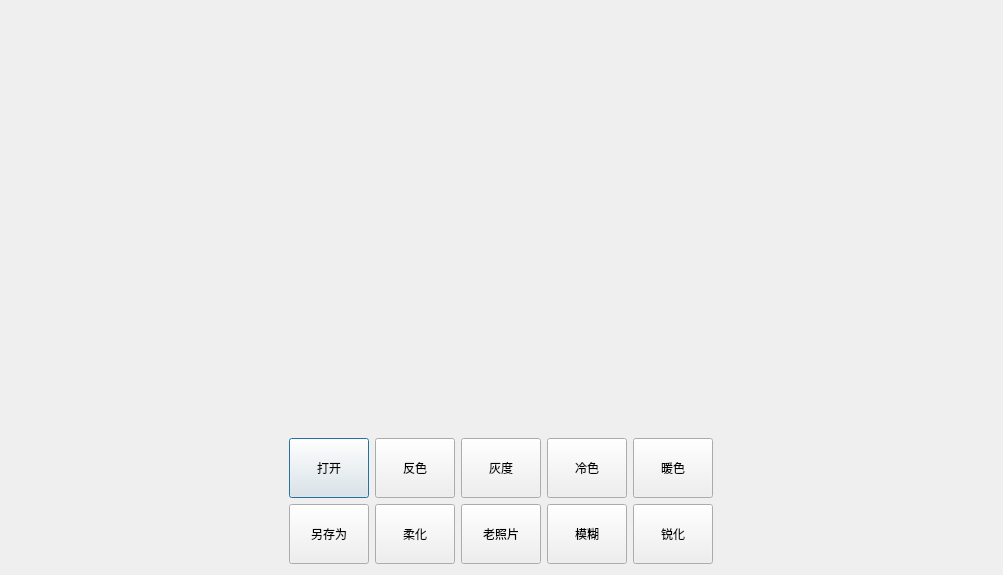
<?xml version="1.0" encoding="UTF-8"?>
<ui version="4.0">
 <class>Filter</class>
 <widget class="QDialog" name="Filter">
  <property name="geometry">
   <rect>
    <x>0</x>
    <y>0</y>
    <width>1003</width>
    <height>575</height>
   </rect>
  </property>
  <property name="minimumSize">
   <size>
    <width>900</width>
    <height>400</height>
   </size>
  </property>
  <property name="windowTitle">
   <string>Dialog</string>
  </property>
  <layout class="QGridLayout" name="gridLayout">
   <item row="0" column="0">
    <layout class="QVBoxLayout" name="verticalLayout_2">
     <item>
      <layout class="QHBoxLayout" name="horizontalLayout_3">
       <item>
        <widget class="QLabel" name="label">
         <property name="text">
          <string/>
         </property>
        </widget>
       </item>
       <item>
        <widget class="QLabel" name="label_2">
         <property name="minimumSize">
          <size>
           <width>0</width>
           <height>0</height>
          </size>
         </property>
         <property name="text">
          <string/>
         </property>
        </widget>
       </item>
      </layout>
     </item>
     <item>
      <layout class="QVBoxLayout" name="verticalLayout">
       <item>
        <layout class="QHBoxLayout" name="horizontalLayout">
         <item>
          <widget class="QPushButton" name="open">
           <property name="minimumSize">
            <size>
             <width>80</width>
             <height>60</height>
            </size>
           </property>
           <property name="maximumSize">
            <size>
             <width>80</width>
             <height>60</height>
            </size>
           </property>
           <property name="text">
            <string>打开</string>
           </property>
          </widget>
         </item>
         <item>
          <widget class="QPushButton" name="btn_reverse">
           <property name="minimumSize">
            <size>
             <width>80</width>
             <height>60</height>
            </size>
           </property>
           <property name="maximumSize">
            <size>
             <width>80</width>
             <height>60</height>
            </size>
           </property>
           <property name="text">
            <string>反色</string>
           </property>
          </widget>
         </item>
         <item>
          <widget class="QPushButton" name="btn_grey">
           <property name="minimumSize">
            <size>
             <width>80</width>
             <height>60</height>
            </size>
           </property>
           <property name="maximumSize">
            <size>
             <width>80</width>
             <height>60</height>
            </size>
           </property>
           <property name="text">
            <string>灰度</string>
           </property>
          </widget>
         </item>
         <item>
          <widget class="QPushButton" name="btn_cool">
           <property name="minimumSize">
            <size>
             <width>80</width>
             <height>60</height>
            </size>
           </property>
           <property name="maximumSize">
            <size>
             <width>80</width>
             <height>60</height>
            </size>
           </property>
           <property name="text">
            <string>冷色</string>
           </property>
          </widget>
         </item>
         <item>
          <widget class="QPushButton" name="btn_warm">
           <property name="minimumSize">
            <size>
             <width>80</width>
             <height>60</height>
            </size>
           </property>
           <property name="maximumSize">
            <size>
             <width>80</width>
             <height>60</height>
            </size>
           </property>
           <property name="text">
            <string>暖色</string>
           </property>
          </widget>
         </item>
        </layout>
       </item>
       <item>
        <layout class="QHBoxLayout" name="horizontalLayout_2">
         <item>
          <widget class="QPushButton" name="btn_saveas">
           <property name="minimumSize">
            <size>
             <width>80</width>
             <height>60</height>
            </size>
           </property>
           <property name="maximumSize">
            <size>
             <width>80</width>
             <height>60</height>
            </size>
           </property>
           <property name="text">
            <string>另存为</string>
           </property>
          </widget>
         </item>
         <item>
          <widget class="QPushButton" name="btn_soften">
           <property name="minimumSize">
            <size>
             <width>80</width>
             <height>60</height>
            </size>
           </property>
           <property name="maximumSize">
            <size>
             <width>80</width>
             <height>69</height>
            </size>
           </property>
           <property name="text">
            <string>柔化</string>
           </property>
          </widget>
         </item>
         <item>
          <widget class="QPushButton" name="btn_old">
           <property name="minimumSize">
            <size>
             <width>80</width>
             <height>60</height>
            </size>
           </property>
           <property name="maximumSize">
            <size>
             <width>80</width>
             <height>60</height>
            </size>
           </property>
           <property name="text">
            <string>老照片</string>
           </property>
          </widget>
         </item>
         <item>
          <widget class="QPushButton" name="btn_vague">
           <property name="minimumSize">
            <size>
             <width>80</width>
             <height>60</height>
            </size>
           </property>
           <property name="maximumSize">
            <size>
             <width>80</width>
             <height>60</height>
            </size>
           </property>
           <property name="text">
            <string>模糊</string>
           </property>
          </widget>
         </item>
         <item>
          <widget class="QPushButton" name="btn_sharpen">
           <property name="minimumSize">
            <size>
             <width>80</width>
             <height>60</height>
            </size>
           </property>
           <property name="maximumSize">
            <size>
             <width>80</width>
             <height>60</height>
            </size>
           </property>
           <property name="text">
            <string>锐化</string>
           </property>
          </widget>
         </item>
        </layout>
       </item>
      </layout>
     </item>
    </layout>
   </item>
  </layout>
 </widget>
 <resources/>
 <connections/>
</ui>
